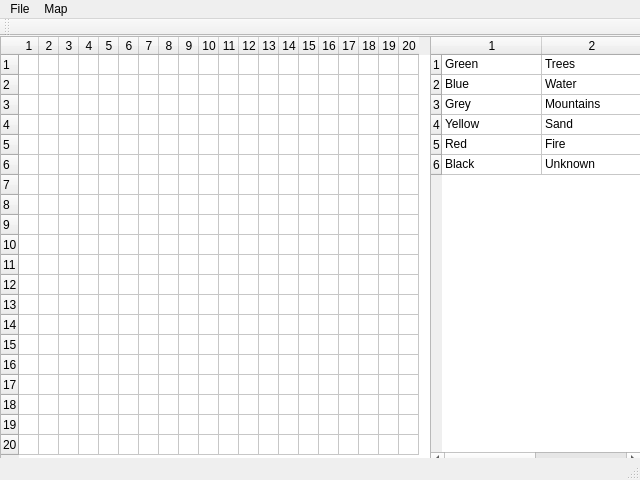
<?xml version="1.0" encoding="UTF-8"?>
<ui version="4.0">
 <class>MainWindow</class>
 <widget class="QMainWindow" name="MainWindow">
  <property name="geometry">
   <rect>
    <x>0</x>
    <y>0</y>
    <width>640</width>
    <height>480</height>
   </rect>
  </property>
  <property name="windowTitle">
   <string>MainWindow</string>
  </property>
  <widget class="QWidget" name="centralWidget">
   <widget class="QTableWidget" name="tableWidget">
    <property name="geometry">
     <rect>
      <x>0</x>
      <y>0</y>
      <width>431</width>
      <height>431</height>
     </rect>
    </property>
    <property name="minimumSize">
     <size>
      <width>5</width>
      <height>5</height>
     </size>
    </property>
    <property name="contextMenuPolicy">
     <enum>Qt::NoContextMenu</enum>
    </property>
    <property name="showGrid">
     <bool>true</bool>
    </property>
    <property name="rowCount">
     <number>20</number>
    </property>
    <property name="columnCount">
     <number>20</number>
    </property>
    <attribute name="horizontalHeaderDefaultSectionSize">
     <number>20</number>
    </attribute>
    <attribute name="horizontalHeaderMinimumSectionSize">
     <number>20</number>
    </attribute>
    <attribute name="verticalHeaderDefaultSectionSize">
     <number>20</number>
    </attribute>
    <row/>
    <row/>
    <row/>
    <row/>
    <row/>
    <row/>
    <row/>
    <row/>
    <row/>
    <row/>
    <row/>
    <row/>
    <row/>
    <row/>
    <row/>
    <row/>
    <row/>
    <row/>
    <row/>
    <row/>
    <column/>
    <column/>
    <column/>
    <column/>
    <column/>
    <column/>
    <column/>
    <column/>
    <column/>
    <column/>
    <column/>
    <column/>
    <column/>
    <column/>
    <column/>
    <column/>
    <column/>
    <column/>
    <column/>
    <column/>
   </widget>
   <widget class="QTableWidget" name="tableWidget_2">
    <property name="geometry">
     <rect>
      <x>430</x>
      <y>0</y>
      <width>211</width>
      <height>431</height>
     </rect>
    </property>
    <property name="rowCount">
     <number>6</number>
    </property>
    <property name="columnCount">
     <number>2</number>
    </property>
    <attribute name="horizontalHeaderDefaultSectionSize">
     <number>100</number>
    </attribute>
    <attribute name="horizontalHeaderMinimumSectionSize">
     <number>20</number>
    </attribute>
    <attribute name="verticalHeaderDefaultSectionSize">
     <number>20</number>
    </attribute>
    <attribute name="verticalHeaderMinimumSectionSize">
     <number>20</number>
    </attribute>
    <row/>
    <row/>
    <row/>
    <row/>
    <row/>
    <row/>
    <column/>
    <column/>
    <item row="0" column="0">
     <property name="text">
      <string>Green</string>
     </property>
    </item>
    <item row="0" column="1">
     <property name="text">
      <string>Trees</string>
     </property>
    </item>
    <item row="1" column="0">
     <property name="text">
      <string>Blue</string>
     </property>
    </item>
    <item row="1" column="1">
     <property name="text">
      <string>Water</string>
     </property>
    </item>
    <item row="2" column="0">
     <property name="text">
      <string>Grey</string>
     </property>
    </item>
    <item row="2" column="1">
     <property name="text">
      <string>Mountains</string>
     </property>
    </item>
    <item row="3" column="0">
     <property name="text">
      <string>Yellow</string>
     </property>
    </item>
    <item row="3" column="1">
     <property name="text">
      <string>Sand</string>
     </property>
    </item>
    <item row="4" column="0">
     <property name="text">
      <string>Red</string>
     </property>
    </item>
    <item row="4" column="1">
     <property name="text">
      <string>Fire</string>
     </property>
    </item>
    <item row="5" column="0">
     <property name="text">
      <string>Black</string>
     </property>
    </item>
    <item row="5" column="1">
     <property name="text">
      <string>Unknown</string>
     </property>
    </item>
   </widget>
  </widget>
  <widget class="QMenuBar" name="menuBar">
   <property name="geometry">
    <rect>
     <x>0</x>
     <y>0</y>
     <width>640</width>
     <height>21</height>
    </rect>
   </property>
   <widget class="QMenu" name="menuFile">
    <property name="title">
     <string>File</string>
    </property>
    <addaction name="actionAbout"/>
    <addaction name="actionExit"/>
   </widget>
   <widget class="QMenu" name="menuMap">
    <property name="title">
     <string>Map</string>
    </property>
    <addaction name="actionLoad"/>
    <addaction name="actionSave"/>
   </widget>
   <addaction name="menuFile"/>
   <addaction name="menuMap"/>
  </widget>
  <widget class="QToolBar" name="mainToolBar">
   <attribute name="toolBarArea">
    <enum>TopToolBarArea</enum>
   </attribute>
   <attribute name="toolBarBreak">
    <bool>false</bool>
   </attribute>
  </widget>
  <widget class="QStatusBar" name="statusBar"/>
  <action name="actionAbout">
   <property name="text">
    <string>About</string>
   </property>
  </action>
  <action name="actionExit">
   <property name="text">
    <string>Exit</string>
   </property>
  </action>
  <action name="actionLoad">
   <property name="text">
    <string>Load</string>
   </property>
  </action>
  <action name="actionSave">
   <property name="text">
    <string>Save</string>
   </property>
  </action>
  <action name="actionClear">
   <property name="text">
    <string>Clear</string>
   </property>
  </action>
 </widget>
 <layoutdefault spacing="6" margin="11"/>
 <resources/>
 <connections/>
</ui>
